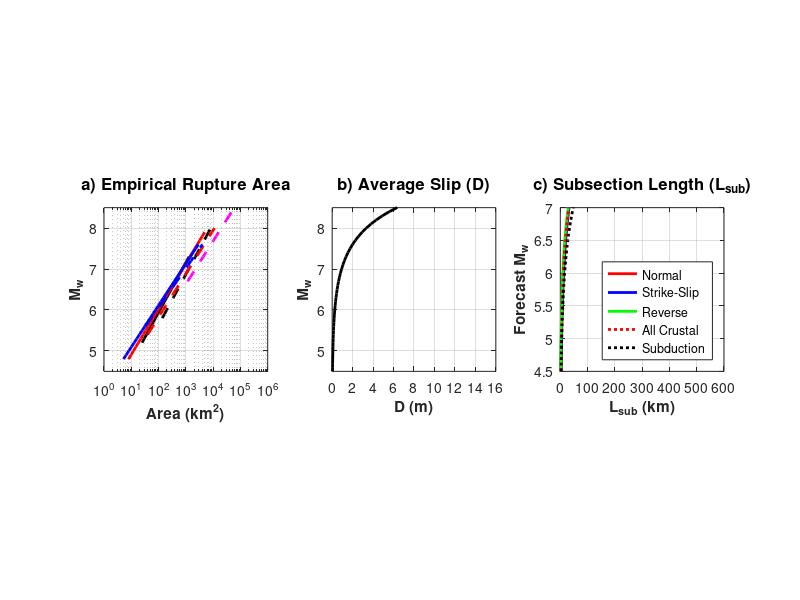

This chart was generated by the following MATLAB code:
% =========================================================================
% SEISMIC SCALING RELATIONS & SUBSECTION SIZING ANALYSIS
% =========================================================================

clear; clc; close all;

%% 1. PARAMETERS & INPUT MAGNITUDE RANGE
forecastMw = 4.5:0.1:9.2; % Magnitude range for evaluation
inputVal   = forecastMw;  % Alias for consistency

%% 2. EMPIRICAL SCALING RELATIONS (RUPTURE AREA - RA [km^2])
% Wells & Coppersmith (1994) - Crustal faults
L_RA_WC94N  = 10.^(-2.87 + 0.82 * inputVal); % Normal faults (Mw 5.2 - 7.3)
L_RA_WC94SS = 10.^(-3.42 + 0.90 * inputVal); % Strike-Slip faults (Mw 4.8 - 7.9)
L_RA_WC94R  = 10.^(-3.99 + 0.98 * inputVal); % Reverse faults (Mw 4.8 - 7.6)

% Thingbaijam et al. (2017) - Crustal & Subduction faults
L_RA_T17N   = 10.^(-2.551 + 0.808 * inputVal); % Normal faults (Mw 5.8 - 8.4)
L_RA_T17SS  = 10.^(-3.486 + 0.942 * inputVal); % Strike-Slip faults (Mw 5.4 - 8.7)
L_RA_T17R   = 10.^(-4.362 + 1.049 * inputVal); % Reverse faults (Mw 5.6 - 7.7)
L_RA_T17sub = 10.^(-3.292 + 0.949 * inputVal); % Subduction zones (Mw 6.7 - 9.2)

%% 3. ENSEMBLE MEAN CHARACTERISTIC LENGTHS (sqrt(RA) [km])
av_N   = (sqrt(L_RA_WC94N)  + sqrt(L_RA_T17N))  / 2;
av_R   = (sqrt(L_RA_WC94R)  + sqrt(L_RA_T17R))  / 2;
av_SS  = (sqrt(L_RA_WC94SS) + sqrt(L_RA_T17SS)) / 2;
av_ALL = (sqrt(L_RA_WC94N)  + sqrt(L_RA_T17N) + ...
          sqrt(L_RA_WC94R)  + sqrt(L_RA_T17R) + ...
          sqrt(L_RA_WC94SS) + sqrt(L_RA_T17SS)) / 6;

%% 4. SEISMIC MOMENT & AVERAGE DISPLACEMENT CALCULATION
Mo       = 10.^(1.5 * inputVal + 9.05); % Seismic Moment [N*m]
areas_m2 = L_RA_T17SS * 1e6;            % Convert km^2 to m^2 (using T17 SS Area)
mu       = 3e10;                        % Shear modulus [Pa]
Dr       = Mo ./ (mu * areas_m2);       % Average Displacement [m]

%% 5. MULTI-PANEL VISUALIZATION
figure('Name', 'Scaling Relations Calibration & Subsection Sizing', 'Color', 'w', 'Position', [100 100 1200 450]);

% --- Subplot 1: Rupture Area vs. Magnitude (Validity Ranges) ---
subplot(1, 3, 1);
% Wells & Coppersmith (1994) - Solid lines
semilogx(L_RA_WC94N(8:29),   inputVal(8:29),   'k',  'LineWidth', 2, 'DisplayName', 'WC94 Normal'); hold on;
semilogx(L_RA_WC94SS(4:35),  inputVal(4:35),  'r',  'LineWidth', 2, 'DisplayName', 'WC94 SS');
semilogx(L_RA_WC94R(4:32),   inputVal(4:32),   'b',  'LineWidth', 2, 'DisplayName', 'WC94 Reverse');

% Thingbaijam et al. (2017) - Dashed lines
semilogx(L_RA_T17N(14:36),   inputVal(14:36),  'k--', 'LineWidth', 2, 'DisplayName', 'T17 Normal');
semilogx(L_RA_T17SS(10:36),  inputVal(10:36),  'r--', 'LineWidth', 2, 'DisplayName', 'T17 SS');
semilogx(L_RA_T17R(12:32),   inputVal(12:32),  'b--', 'LineWidth', 2, 'DisplayName', 'T17 Reverse');
semilogx(L_RA_T17sub(23:48), inputVal(23:48), 'm--', 'LineWidth', 2, 'DisplayName', 'T17 Subduction');

axis square; grid on; box on;
ylabel('M_w', 'FontSize', 11, 'FontWeight', 'bold');
xlabel('Area (km^2)', 'FontSize', 11, 'FontWeight', 'bold');
ylim([4.5 8.5]);
title('a) Empirical Rupture Area', 'FontSize', 12);

% --- Subplot 2: Average Displacement vs. Magnitude ---
subplot(1, 3, 2);
plot(Dr, inputVal, 'k', 'LineWidth', 2);
axis square; grid on; box on;
ylabel('M_w', 'FontSize', 11, 'FontWeight', 'bold');
xlabel('D (m)', 'FontSize', 11, 'FontWeight', 'bold');
xticks(0:2:16);
ylim([4.5 8.5]);
title('b) Average Slip (D)', 'FontSize', 12);

% --- Subplot 3: Ensemble Mean Characteristic Length ---
subplot(1, 3, 3);
plot(av_N,                 forecastMw, 'r',  'LineWidth', 2, 'DisplayName', 'Normal'); hold on;
plot(av_SS,                forecastMw, 'b',  'LineWidth', 2, 'DisplayName', 'Strike-Slip');
plot(av_R,                 forecastMw, 'g',  'LineWidth', 2, 'DisplayName', 'Reverse');
plot(av_ALL,               forecastMw, 'r:', 'LineWidth', 2, 'DisplayName', 'All Crustal');
plot(sqrt(L_RA_T17sub),    forecastMw, 'k:', 'LineWidth', 2, 'DisplayName', 'Subduction');

axis square; grid on; box on;
legend('Location', 'southeast', 'FontSize', 9);
ylabel('Forecast M_w', 'FontSize', 11, 'FontWeight', 'bold');
xlabel('L_{sub} (km)', 'FontSize', 11, 'FontWeight', 'bold');
ylim([4.5 7.0]);
title('c) Subsection Length (L_{sub})', 'FontSize', 12);
